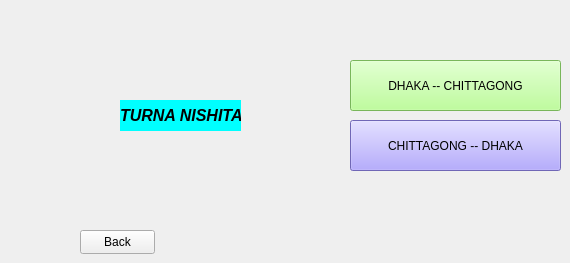
    <widget class="QWidget" name="pelvnturna">
     <widget class="QLabel" name="label_29">
      <property name="geometry">
       <rect>
        <x>120</x>
        <y>100</y>
        <width>121</width>
        <height>31</height>
       </rect>
      </property>
      <property name="font">
       <font>
        <pointsize>12</pointsize>
        <italic>true</italic>
        <bold>true</bold>
       </font>
      </property>
      <property name="styleSheet">
       <string notr="true">background-color: rgb(0, 255, 255);</string>
      </property>
      <property name="text">
       <string>TURNA NISHITA</string>
      </property>
     </widget>
     <widget class="QPushButton" name="pushButton_7">
      <property name="geometry">
       <rect>
        <x>350</x>
        <y>60</y>
        <width>211</width>
        <height>51</height>
       </rect>
      </property>
      <property name="styleSheet">
       <string notr="true">background-color: rgb(170, 255, 127);
font: 12pt &quot;Segoe UI&quot;;</string>
      </property>
      <property name="text">
       <string>DHAKA -- CHITTAGONG</string>
      </property>
     </widget>
     <widget class="QPushButton" name="pushButton_8">
      <property name="geometry">
       <rect>
        <x>350</x>
        <y>120</y>
        <width>211</width>
        <height>51</height>
       </rect>
      </property>
      <property name="styleSheet">
       <string notr="true">background-color: rgb(157, 144, 255);
font: 12pt &quot;Segoe UI&quot;;</string>
      </property>
      <property name="text">
       <string>CHITTAGONG -- DHAKA</string>
      </property>
     </widget>
     <widget class="QPushButton" name="pushButton_19">
      <property name="geometry">
       <rect>
        <x>80</x>
        <y>230</y>
        <width>75</width>
        <height>24</height>
       </rect>
      </property>
      <property name="text">
       <string>Back</string>
      </property>
     </widget>
    </widget>
